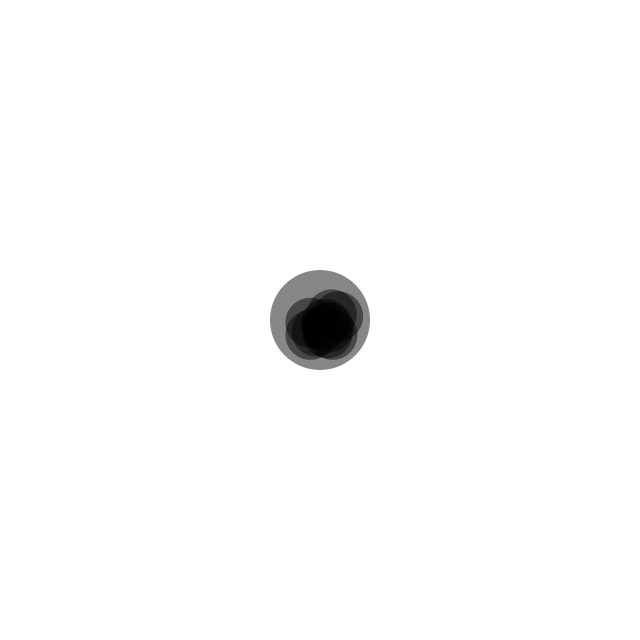
Frame 1 (no input)
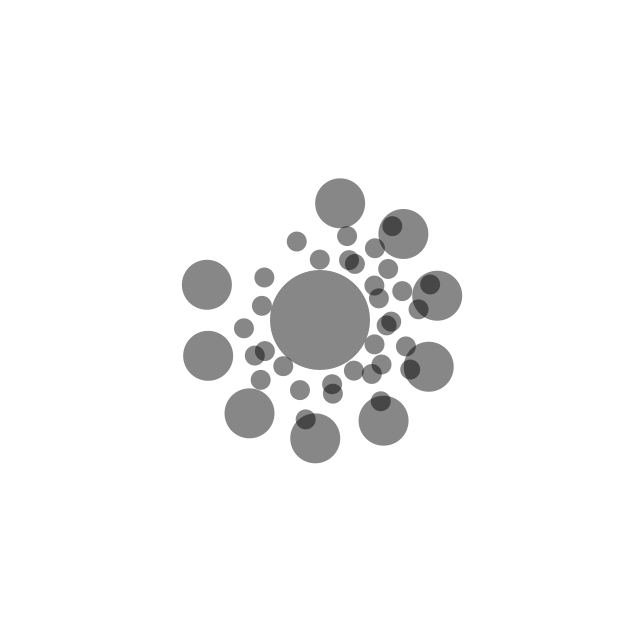
Frame 60 (the mouse pressed at the canvas centre just before this capture)
Frame 120 (the mouse held since frame 60 and released just before this capture): identical to frame 60, image omitted

The Processing sketch that drew these frames (run headless with seeded random() and noise(); from frame 60 on, the mouse is pressed at the canvas centre):

// Processing sketch: nodes02
// ── nodes02.pde
ArrayList<Node> nodes;
boolean mouseClicked;
void setup() {
  size(640, 640);
  nodes = new ArrayList<Node>();
  Node init = new Node(null, width/2, height/2, 100);
  nodes.add(init);
  for (int i = 0; i < 9; i++) {
    Node seg = new Node(init, 50);
    int r = int(random(1, 6)); 
    for (int j = 0; j < r; j++) {
      Node tri = new Node(seg, 20);
    }
    println(seg.nodes.size());
  }
}

void draw() {
  //println(frameRate, nodes.size());
  background(255);
  for (int i = 0; i < nodes.size (); i++) {
    Node n = nodes.get(i);
    n.update();
  }
  mouseClicked = false;
}

void mousePressed() {
  mouseClicked = true;
}


// ── Node.pde
class Node {
  ArrayList<Node> nodes;
  boolean drag;
  float x, y, s; 
  Node parent;
  Node(Node parent, float x, float y, float s) {
    this.parent = parent;
    this.x = x;
    this.y = y;
    this.s = s;
    nodes = new ArrayList<Node>();
    if (parent != null) {
      println("dadsa");
      parent.addNode(this);
    }
  }

  Node(Node parent, float s) {
    this.parent = parent;
    this.s = s;
    x = parent.x+random(5);
    y = parent.y+random(5);
    nodes = new ArrayList<Node>();
    if (parent != null) {
      parent.addNode(this);
    }
  }

  void update() {
    if (mouseClicked) {
      if (dist(mouseX, mouseY, x, y) < s*0.5) {
        drag = true;
      }
    }
    if (!mousePressed) {
      drag = false;
    }
    if (drag) {
      x = mouseX;
      y = mouseY;
    } else {
      PVector force = new PVector(0, 0);
      if (parent != null) {
        Node n = parent;
        float dis, des, dx, dy;
        dis = dist(x, y, n.x, n.y);
        if (n != this) {
          if (dis < n.s*1.1) {
            des = dis*0.1;
            dx = (n.x-x)/des;
            dy = (n.y-y)/des;
            force.add(dx, dy, 0);
          } else if (dis > n.s*1.2) {
            des = dis*0.3;
            dx = (n.x-x)/des;
            dy = (n.y-y)/des;
            force.add(-dx, -dy, 0);
          }
        }
        for (int i = 0; i < parent.nodes.size (); i++) {
          n = parent.nodes.get(i);
          dis = dist(x, y, n.x, n.y);
          if (n != this && dis < n.s*1.4) {
            des = dis*0.5;
            dx = (n.x-x)/des;
            dy = (n.y-y)/des;
            force.add(dx, dy, 0);
          }
        }
      }
      x -= force.x;
      y -= force.y;
    }

    for (int i = 0; i < nodes.size (); i++) {
      nodes.get(i).update();
    }

    show();
  }

  void show() {
    noStroke();
    fill(0, 120);
    ellipse(x, y, s, s);
  }

  void addNode(Node n) {
    nodes.add(n);
  }
}
